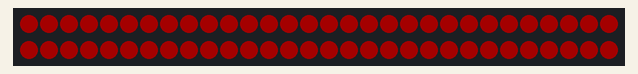
Simulated run of this sketch. Board: Arduino Uno, built with avr-gcc and run on an emulated ATmega328P. Shown: 60 RGB LEDs in strip order, left to right, continuing on the next row. Dim RGB values are drawn brighter than linear.

Above: at 0.46 s.
At 4.46 s:
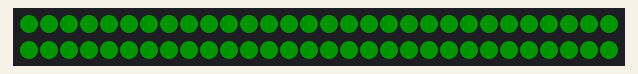
At 9.68 s:
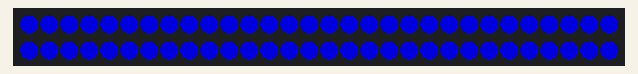
At 18.9 s:
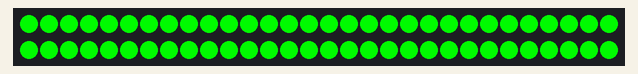
At 27.19 s:
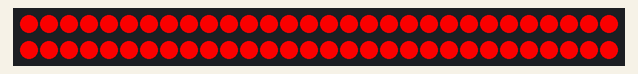
At 37.33 s:
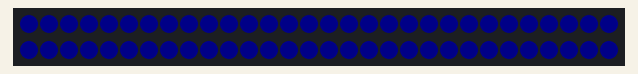

The sketch:

FadeInandFadeOutRedGreenandBlue.ino
```cpp
#include "FastLED.h"
#define NUM_LEDS 60
CRGB leds[NUM_LEDS];
#define PIN 6

void setup()
{
  FastLED.addLeds<WS2811, PIN, GRB>(leds, NUM_LEDS).setCorrection( TypicalLEDStrip );
}

// *** REPLACE FROM HERE ***
void loop() {
  RGBLoop();
}

void RGBLoop(){
  for(int j = 0; j < 3; j++ ) {
    // Fade IN
    for(int k = 0; k < 256; k++) {
      switch(j) {
        case 0: setAll(k,0,0); break;
        case 1: setAll(0,k,0); break;
        case 2: setAll(0,0,k); break;
      }
      showStrip();
      delay(3);
    }
    // Fade OUT
    for(int k = 255; k >= 0; k--) {
      switch(j) {
        case 0: setAll(k,0,0); break;
        case 1: setAll(0,k,0); break;
        case 2: setAll(0,0,k); break;
      }
      showStrip();
      delay(3);
    }
  }
}
// *** REPLACE TO HERE ***

void showStrip() {
 #ifdef ADAFRUIT_NEOPIXEL_H
   // NeoPixel
   strip.show();
 #endif
 #ifndef ADAFRUIT_NEOPIXEL_H
   // FastLED
   FastLED.show();
 #endif
}

void setPixel(int Pixel, byte red, byte green, byte blue) {
 #ifdef ADAFRUIT_NEOPIXEL_H
   // NeoPixel
   strip.setPixelColor(Pixel, strip.Color(red, green, blue));
 #endif
 #ifndef ADAFRUIT_NEOPIXEL_H
   // FastLED
   leds[Pixel].r = red;
   leds[Pixel].g = green;
   leds[Pixel].b = blue;
 #endif
}

void setAll(byte red, byte green, byte blue) {
  for(int i = 0; i < NUM_LEDS; i++ ) {
    setPixel(i, red, green, blue);
  }
  showStrip();
}
```
